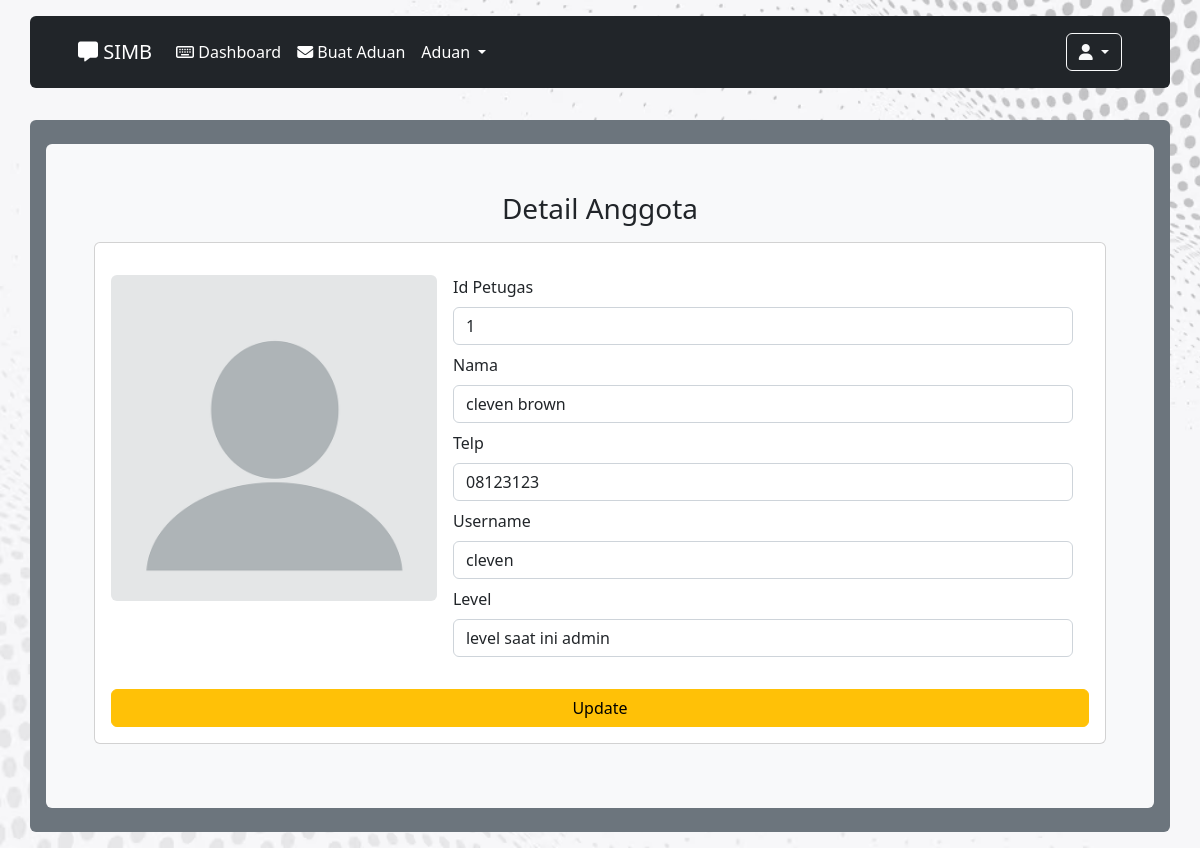
The app's page /edit_petugas.php?id_petugas=1 (signed in) with its own data.
### tables this page shows
CREATE TABLE `petugas` (
  `id_petugas` int(11) NOT NULL,
  `nama_petugas` varchar(35) NOT NULL,
  `username` varchar(25) NOT NULL,
  `password` varchar(35) NOT NULL,
  `telp` varchar(13) NOT NULL,
  `level` enum('admin','petugas') NOT NULL
);

### edit_petugas.php (the view, shortened to what this page needs)
<?php
        if(!empty($_SESSION['nik_login']))
        {
        include "header2.php";
        include "koneksi.php";
            $id_petugas   = $_GET['id_petugas'];
            $sql_petugas  = "SELECT * FROM petugas WHERE id_petugas = '$id_petugas'";
            $eks_petugas  = mysqli_query($koneksi, $sql_petugas);
            $data_petugas = mysqli_fetch_array($eks_petugas);
?>
<div class="container-fluid">
    <?php
            include "navbar2.php";
        ?>
    <div class="container bg-secondary rounded px-3 py-4 my-3">
        <div class="rounded bg-light">
            <div class="py-5 px-5">
                <divc class="card-header text-center ">
                    <h3>Detail Anggota</h3>
                </divc>
                <div class="card my-3" style="max-width: 1240px;">
                    <div class="row g-0 px-3 py-3">
                        <div class="col-md-4">
                            <img src="img_properti//pfp.jpg" class="img-fluid rounded mt-3" alt="...">
                        </div>
                        <div class="col-md-8">
                            <div class="card-body">
                                <form action="proses_edit_petugas.php" method="post">
                                    <div class="">
                                        <label for="exampleInputEmail1" class="form-label">Id Petugas</label>
                                        <input type="text" name="id_petugas" class="form-control" id="exampleInputEmail1"
                                            aria-describedby="emailHelp" autocomplete="off"
                                            value="<?php echo $data_petugas['id_petugas']; ?>" readonly>
                                    </div>
                                    <div class="my-2">
                                        <label for="exampleInputPassword1" class="form-label">Nama</label>
                                        <input type="text" name="nama_petugas" class="form-control" id="exampleInputPassword1"
                                            autocomplete="off" value="<?php echo $data_petugas['nama_petugas']; ?>">
                                    </div>
                                    <div class="my-2">
                                        <label for="exampleInputPassword1" class="form-label">Telp</label>
                                        <input type="text" name="telp" class="form-control" id="exampleInputPassword1"
                                            autocomplete="off" value="<?php echo $data_petugas['telp']; ?>">
                                    </div>
                                    <div class="my-2">
                                        <label for="exampleInputPassword1" class="form-label">Username</label>
                                        <input type="text" name="username" class="form-control" id="exampleInputPassword1"
                                            autocomplete="off"
                                            value="<?php echo $data_petugas['username']; ?>">
                                    </div>
                                    <div class="form-group my-2">
                                        <label for="" class="form-label">Level</label>
                                        <p>
                                            <select name="level" id="" class="form-control" required autocomplete="off">
                                                <option value="<?php echo $data_petugas['level']?>">level saat ini <?php echo $data_petugas['level']?></option>
                                            </select>
                                        </p>
                                    </div>
                            </div>
                        </div>
                        <button type="submit" class="btn btn-warning">Update</button>
                    </div>
                </div>
            </div>
        </div>
    </div>
</div>
<?php
    include "footer2.php";
    }
    else
    {
        header("location:form_login.php");
    }
?>

### records on screen
petugas: id_petugas "1", nama_petugas "cleven brown", telp "08123123", username "cleven"
